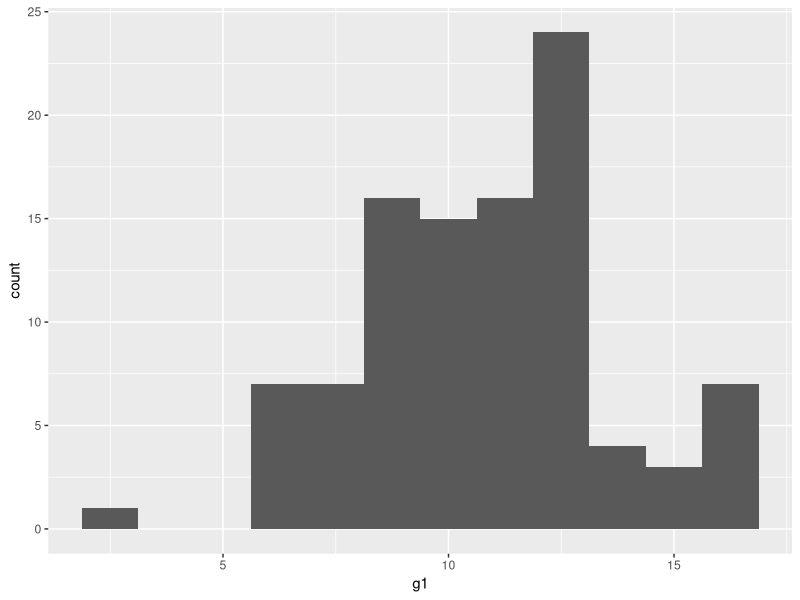
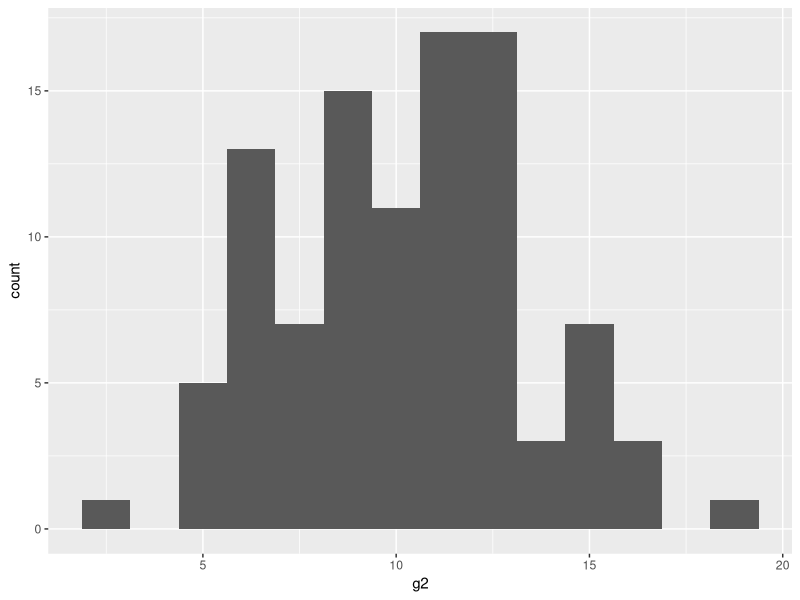
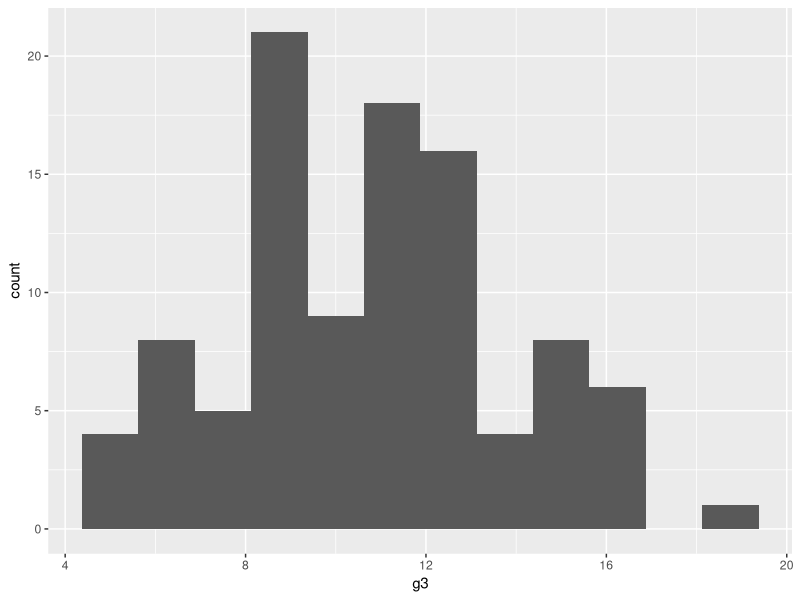

Source code (R) for these figures, in order:
## ---- chunk 1
testdata <- c(1,0,2,0,3,0,4,0,5,0,6,0,7,0,8,0,9,0)
countzeros  <- function(vector=0) {
  counter <- 0
  for (i in 1:length(vector)) {
    if (vector[i]==0) {
      counter <- counter+1
    }
  }
  print(counter)
}
countzeros(vector=testdata)
## ---- chunk 2
countzeros  <- function(vector=0) {
  v <- vector[vector==0]
  length(v)
}
countzeros(vector=testdata)
## ---- chunk 3
matrixer <- function(row=0,col=0) {
  m <- matrix(nrow=row,ncol=col)
  for (i in 1:row) {
    for (j in 1:col) { 
      m[i,j] <- (i*j)
    }
  }
  print(m)
}
matrix <- matrixer(row=5,col=5)
## ---- chunk 4
trt_group <- c(rep("Treatment 1",5),rep("Treatment 2",5),rep("Treatment 3",5))
z <- c(runif(5) + 1, runif(5) + 10, runif(5) + 20)
df <- data.frame(trt=trt_group,res=z)
print(df)
## ---- chunk 5
shufflemean <- function(data=0) {
  intravec1 <- sample(data[,2],size=5,replace=FALSE)
  mean1 <- mean(intravec1)
  intravec2 <- sample(data[,2],size=5,replace=FALSE)
  mean2 <- mean(intravec2)
  intravec3 <- sample(data[,2],size=5,replace=FALSE)
  mean3 <- mean(intravec3)
  finalvec <- c(mean1,mean2,mean3)
}
meansvector <- shufflemean(data=df)
print(meansvector)
## ---- chunk 6
m <- matrix(nrow=100,ncol=3)
colnames(m) <- c("g1","g2","g3")
replicate <- c(1:100)
m <- cbind(replicate,m)
for (i in 1:100) {
  intravec1 <- sample(df[,2],size=5,replace=FALSE)
  mean1 <- mean(intravec1)
  intravec2 <- sample(df[,2],size=5,replace=FALSE)
  mean2 <- mean(intravec2)
  intravec3 <- sample(df[,2],size=5,replace=FALSE)
  mean3 <- mean(intravec3)
  finalvec <- c(mean1,mean2,mean3)
  m[i,2:4] <- finalvec
}
m <- data.frame(m)
print(m)
## ---- chunk 7
library(ggplot2)
ggplot(m, aes(x=g1)) + geom_histogram(binwidth=1.25)
ggplot(m, aes(x=g2)) + geom_histogram(binwidth=1.25)
ggplot(m, aes(x=g3)) + geom_histogram(binwidth=1.25)
